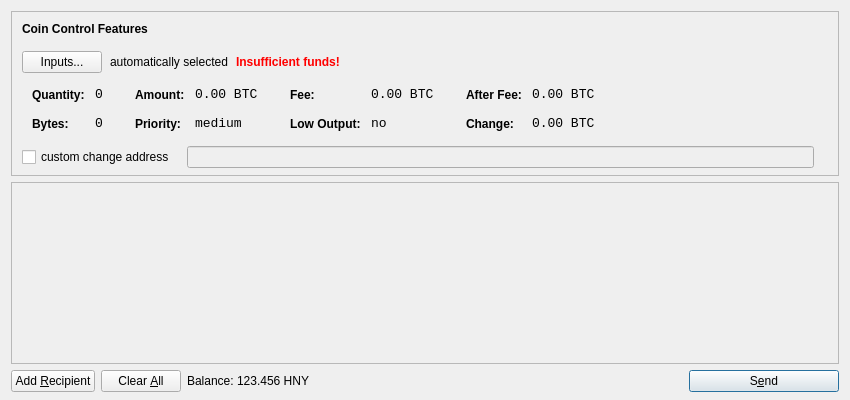
<?xml version="1.0" encoding="UTF-8"?>
<ui version="4.0">
 <class>SendCoinsDialog</class>
 <widget class="QDialog" name="SendCoinsDialog">
  <property name="geometry">
   <rect>
    <x>0</x>
    <y>0</y>
    <width>850</width>
    <height>400</height>
   </rect>
  </property>
  <property name="windowTitle">
   <string>Send Coins</string>
  </property>
  <layout class="QVBoxLayout" name="verticalLayout" stretch="0,1,0">
   <property name="bottomMargin">
    <number>8</number>
   </property>
   <item>
    <widget class="QFrame" name="frameCoinControl">
     <property name="sizePolicy">
      <sizepolicy hsizetype="Expanding" vsizetype="Expanding">
       <horstretch>0</horstretch>
       <verstretch>0</verstretch>
      </sizepolicy>
     </property>
     <property name="maximumSize">
      <size>
       <width>16777215</width>
       <height>16777215</height>
      </size>
     </property>
     <property name="frameShape">
      <enum>QFrame::StyledPanel</enum>
     </property>
     <property name="frameShadow">
      <enum>QFrame::Sunken</enum>
     </property>
     <layout class="QVBoxLayout" name="verticalLayoutCoinControl2">
      <property name="spacing">
       <number>-1</number>
      </property>
      <property name="leftMargin">
       <number>0</number>
      </property>
      <property name="topMargin">
       <number>0</number>
      </property>
      <property name="rightMargin">
       <number>0</number>
      </property>
      <property name="bottomMargin">
       <number>6</number>
      </property>
      <item>
       <layout class="QVBoxLayout" name="verticalLayoutCoinControl" stretch="0,0,0,0,1">
        <property name="spacing">
         <number>0</number>
        </property>
        <property name="leftMargin">
         <number>10</number>
        </property>
        <property name="topMargin">
         <number>10</number>
        </property>
        <item>
         <layout class="QHBoxLayout" name="horizontalLayoutCoinControl1">
          <property name="bottomMargin">
           <number>15</number>
          </property>
          <item>
           <widget class="QLabel" name="labelCoinControlFeatures">
            <property name="sizePolicy">
             <sizepolicy hsizetype="Preferred" vsizetype="Maximum">
              <horstretch>0</horstretch>
              <verstretch>0</verstretch>
             </sizepolicy>
            </property>
            <property name="font">
             <font>
              <weight>75</weight>
              <bold>true</bold>
             </font>
            </property>
            <property name="styleSheet">
             <string notr="true">font-weight:bold;</string>
            </property>
            <property name="text">
             <string>Coin Control Features</string>
            </property>
           </widget>
          </item>
         </layout>
        </item>
        <item>
         <layout class="QHBoxLayout" name="horizontalLayoutCoinControl2" stretch="0,0,0,0">
          <property name="spacing">
           <number>8</number>
          </property>
          <property name="bottomMargin">
           <number>10</number>
          </property>
          <item>
           <widget class="QPushButton" name="pushButtonCoinControl">
            <property name="styleSheet">
             <string notr="true"/>
            </property>
            <property name="text">
             <string>Inputs...</string>
            </property>
           </widget>
          </item>
          <item>
           <widget class="QLabel" name="labelCoinControlAutomaticallySelected">
            <property name="text">
             <string>automatically selected</string>
            </property>
            <property name="margin">
             <number>5</number>
            </property>
           </widget>
          </item>
          <item>
           <widget class="QLabel" name="labelCoinControlInsuffFunds">
            <property name="font">
             <font>
              <weight>75</weight>
              <bold>true</bold>
             </font>
            </property>
            <property name="styleSheet">
             <string notr="true">color:red;font-weight:bold;</string>
            </property>
            <property name="text">
             <string>Insufficient funds!</string>
            </property>
            <property name="margin">
             <number>5</number>
            </property>
           </widget>
          </item>
          <item>
           <spacer name="horizontalSpacerCoinControl">
            <property name="orientation">
             <enum>Qt::Horizontal</enum>
            </property>
            <property name="sizeHint" stdset="0">
             <size>
              <width>40</width>
              <height>1</height>
             </size>
            </property>
           </spacer>
          </item>
         </layout>
        </item>
        <item>
         <widget class="QWidget" name="widgetCoinControl" native="true">
          <property name="sizePolicy">
           <sizepolicy hsizetype="Preferred" vsizetype="Preferred">
            <horstretch>0</horstretch>
            <verstretch>0</verstretch>
           </sizepolicy>
          </property>
          <property name="minimumSize">
           <size>
            <width>0</width>
            <height>0</height>
           </size>
          </property>
          <property name="styleSheet">
           <string notr="true"/>
          </property>
          <layout class="QHBoxLayout" name="horizontalLayoutCoinControl5">
           <property name="margin">
            <number>0</number>
           </property>
           <item>
            <layout class="QHBoxLayout" name="horizontalLayoutCoinControl3" stretch="0,0,0,1">
             <property name="spacing">
              <number>20</number>
             </property>
             <property name="topMargin">
              <number>0</number>
             </property>
             <property name="bottomMargin">
              <number>10</number>
             </property>
             <item>
              <layout class="QFormLayout" name="formLayoutCoinControl1">
               <property name="horizontalSpacing">
                <number>10</number>
               </property>
               <property name="verticalSpacing">
                <number>14</number>
               </property>
               <property name="leftMargin">
                <number>10</number>
               </property>
               <property name="topMargin">
                <number>4</number>
               </property>
               <property name="rightMargin">
                <number>6</number>
               </property>
               <item row="0" column="0">
                <widget class="QLabel" name="labelCoinControlQuantityText">
                 <property name="styleSheet">
                  <string notr="true">font-weight:bold;</string>
                 </property>
                 <property name="text">
                  <string>Quantity:</string>
                 </property>
                 <property name="margin">
                  <number>0</number>
                 </property>
                </widget>
               </item>
               <item row="0" column="1">
                <widget class="QLabel" name="labelCoinControlQuantity">
                 <property name="font">
                  <font>
                   <family>Monospace</family>
                   <pointsize>10</pointsize>
                  </font>
                 </property>
                 <property name="cursor">
                  <cursorShape>IBeamCursor</cursorShape>
                 </property>
                 <property name="contextMenuPolicy">
                  <enum>Qt::ActionsContextMenu</enum>
                 </property>
                 <property name="text">
                  <string notr="true">0</string>
                 </property>
                 <property name="margin">
                  <number>0</number>
                 </property>
                 <property name="textInteractionFlags">
                  <set>Qt::LinksAccessibleByMouse|Qt::TextSelectableByKeyboard|Qt::TextSelectableByMouse</set>
                 </property>
                </widget>
               </item>
               <item row="1" column="0">
                <widget class="QLabel" name="labelCoinControlBytesText">
                 <property name="styleSheet">
                  <string notr="true">font-weight:bold;</string>
                 </property>
                 <property name="text">
                  <string>Bytes:</string>
                 </property>
                </widget>
               </item>
               <item row="1" column="1">
                <widget class="QLabel" name="labelCoinControlBytes">
                 <property name="font">
                  <font>
                   <family>Monospace</family>
                   <pointsize>10</pointsize>
                  </font>
                 </property>
                 <property name="cursor">
                  <cursorShape>IBeamCursor</cursorShape>
                 </property>
                 <property name="contextMenuPolicy">
                  <enum>Qt::ActionsContextMenu</enum>
                 </property>
                 <property name="text">
                  <string notr="true">0</string>
                 </property>
                 <property name="textInteractionFlags">
                  <set>Qt::LinksAccessibleByMouse|Qt::TextSelectableByKeyboard|Qt::TextSelectableByMouse</set>
                 </property>
                </widget>
               </item>
              </layout>
             </item>
             <item>
              <layout class="QFormLayout" name="formLayoutCoinControl2">
               <property name="horizontalSpacing">
                <number>10</number>
               </property>
               <property name="verticalSpacing">
                <number>14</number>
               </property>
               <property name="leftMargin">
                <number>6</number>
               </property>
               <property name="topMargin">
                <number>4</number>
               </property>
               <property name="rightMargin">
                <number>6</number>
               </property>
               <item row="0" column="0">
                <widget class="QLabel" name="labelCoinControlAmountText">
                 <property name="styleSheet">
                  <string notr="true">font-weight:bold;</string>
                 </property>
                 <property name="text">
                  <string>Amount:</string>
                 </property>
                 <property name="margin">
                  <number>0</number>
                 </property>
                </widget>
               </item>
               <item row="0" column="1">
                <widget class="QLabel" name="labelCoinControlAmount">
                 <property name="font">
                  <font>
                   <family>Monospace</family>
                   <pointsize>10</pointsize>
                  </font>
                 </property>
                 <property name="cursor">
                  <cursorShape>IBeamCursor</cursorShape>
                 </property>
                 <property name="contextMenuPolicy">
                  <enum>Qt::ActionsContextMenu</enum>
                 </property>
                 <property name="text">
                  <string notr="true">0.00 BTC</string>
                 </property>
                 <property name="textInteractionFlags">
                  <set>Qt::LinksAccessibleByMouse|Qt::TextSelectableByKeyboard|Qt::TextSelectableByMouse</set>
                 </property>
                </widget>
               </item>
               <item row="1" column="0">
                <widget class="QLabel" name="labelCoinControlPriorityText">
                 <property name="styleSheet">
                  <string notr="true">font-weight:bold;</string>
                 </property>
                 <property name="text">
                  <string>Priority:</string>
                 </property>
                </widget>
               </item>
               <item row="1" column="1">
                <widget class="QLabel" name="labelCoinControlPriority">
                 <property name="font">
                  <font>
                   <family>Monospace</family>
                   <pointsize>10</pointsize>
                  </font>
                 </property>
                 <property name="cursor">
                  <cursorShape>IBeamCursor</cursorShape>
                 </property>
                 <property name="contextMenuPolicy">
                  <enum>Qt::ActionsContextMenu</enum>
                 </property>
                 <property name="text">
                  <string>medium</string>
                 </property>
                 <property name="textInteractionFlags">
                  <set>Qt::LinksAccessibleByMouse|Qt::TextSelectableByKeyboard|Qt::TextSelectableByMouse</set>
                 </property>
                </widget>
               </item>
              </layout>
             </item>
             <item>
              <layout class="QFormLayout" name="formLayoutCoinControl3">
               <property name="horizontalSpacing">
                <number>10</number>
               </property>
               <property name="verticalSpacing">
                <number>14</number>
               </property>
               <property name="leftMargin">
                <number>6</number>
               </property>
               <property name="topMargin">
                <number>4</number>
               </property>
               <property name="rightMargin">
                <number>6</number>
               </property>
               <item row="0" column="0">
                <widget class="QLabel" name="labelCoinControlFeeText">
                 <property name="styleSheet">
                  <string notr="true">font-weight:bold;</string>
                 </property>
                 <property name="text">
                  <string>Fee:</string>
                 </property>
                 <property name="margin">
                  <number>0</number>
                 </property>
                </widget>
               </item>
               <item row="0" column="1">
                <widget class="QLabel" name="labelCoinControlFee">
                 <property name="font">
                  <font>
                   <family>Monospace</family>
                   <pointsize>10</pointsize>
                  </font>
                 </property>
                 <property name="cursor">
                  <cursorShape>IBeamCursor</cursorShape>
                 </property>
                 <property name="contextMenuPolicy">
                  <enum>Qt::ActionsContextMenu</enum>
                 </property>
                 <property name="text">
                  <string notr="true">0.00 BTC</string>
                 </property>
                 <property name="textInteractionFlags">
                  <set>Qt::LinksAccessibleByMouse|Qt::TextSelectableByKeyboard|Qt::TextSelectableByMouse</set>
                 </property>
                </widget>
               </item>
               <item row="1" column="0">
                <widget class="QLabel" name="labelCoinControlLowOutputText">
                 <property name="styleSheet">
                  <string notr="true">font-weight:bold;</string>
                 </property>
                 <property name="text">
                  <string>Low Output:</string>
                 </property>
                </widget>
               </item>
               <item row="1" column="1">
                <widget class="QLabel" name="labelCoinControlLowOutput">
                 <property name="font">
                  <font>
                   <family>Monospace</family>
                   <pointsize>10</pointsize>
                  </font>
                 </property>
                 <property name="cursor">
                  <cursorShape>IBeamCursor</cursorShape>
                 </property>
                 <property name="contextMenuPolicy">
                  <enum>Qt::ActionsContextMenu</enum>
                 </property>
                 <property name="text">
                  <string>no</string>
                 </property>
                 <property name="textInteractionFlags">
                  <set>Qt::LinksAccessibleByMouse|Qt::TextSelectableByKeyboard|Qt::TextSelectableByMouse</set>
                 </property>
                </widget>
               </item>
              </layout>
             </item>
             <item>
              <layout class="QFormLayout" name="formLayoutCoinControl4">
               <property name="horizontalSpacing">
                <number>10</number>
               </property>
               <property name="verticalSpacing">
                <number>14</number>
               </property>
               <property name="leftMargin">
                <number>6</number>
               </property>
               <property name="topMargin">
                <number>4</number>
               </property>
               <property name="rightMargin">
                <number>6</number>
               </property>
               <item row="0" column="0">
                <widget class="QLabel" name="labelCoinControlAfterFeeText">
                 <property name="styleSheet">
                  <string notr="true">font-weight:bold;</string>
                 </property>
                 <property name="text">
                  <string>After Fee:</string>
                 </property>
                 <property name="margin">
                  <number>0</number>
                 </property>
                </widget>
               </item>
               <item row="0" column="1">
                <widget class="QLabel" name="labelCoinControlAfterFee">
                 <property name="font">
                  <font>
                   <family>Monospace</family>
                   <pointsize>10</pointsize>
                  </font>
                 </property>
                 <property name="cursor">
                  <cursorShape>IBeamCursor</cursorShape>
                 </property>
                 <property name="contextMenuPolicy">
                  <enum>Qt::ActionsContextMenu</enum>
                 </property>
                 <property name="text">
                  <string notr="true">0.00 BTC</string>
                 </property>
                 <property name="textInteractionFlags">
                  <set>Qt::LinksAccessibleByMouse|Qt::TextSelectableByKeyboard|Qt::TextSelectableByMouse</set>
                 </property>
                </widget>
               </item>
               <item row="1" column="0">
                <widget class="QLabel" name="labelCoinControlChangeText">
                 <property name="styleSheet">
                  <string notr="true">font-weight:bold;</string>
                 </property>
                 <property name="text">
                  <string>Change:</string>
                 </property>
                </widget>
               </item>
               <item row="1" column="1">
                <widget class="QLabel" name="labelCoinControlChange">
                 <property name="font">
                  <font>
                   <family>Monospace</family>
                   <pointsize>10</pointsize>
                  </font>
                 </property>
                 <property name="cursor">
                  <cursorShape>IBeamCursor</cursorShape>
                 </property>
                 <property name="contextMenuPolicy">
                  <enum>Qt::ActionsContextMenu</enum>
                 </property>
                 <property name="text">
                  <string notr="true">0.00 BTC</string>
                 </property>
                 <property name="textInteractionFlags">
                  <set>Qt::LinksAccessibleByMouse|Qt::TextSelectableByKeyboard|Qt::TextSelectableByMouse</set>
                 </property>
                </widget>
               </item>
              </layout>
             </item>
            </layout>
           </item>
          </layout>
         </widget>
        </item>
        <item>
         <layout class="QHBoxLayout" name="horizontalLayoutCoinControl4" stretch="0,0,0">
          <property name="spacing">
           <number>12</number>
          </property>
          <property name="sizeConstraint">
           <enum>QLayout::SetDefaultConstraint</enum>
          </property>
          <property name="topMargin">
           <number>5</number>
          </property>
          <property name="rightMargin">
           <number>5</number>
          </property>
          <item>
           <widget class="QCheckBox" name="checkBoxCoinControlChange">
            <property name="text">
             <string>custom change address</string>
            </property>
           </widget>
          </item>
          <item>
           <widget class="QLineEdit" name="lineEditCoinControlChange">
            <property name="enabled">
             <bool>false</bool>
            </property>
            <property name="sizePolicy">
             <sizepolicy hsizetype="Expanding" vsizetype="Fixed">
              <horstretch>0</horstretch>
              <verstretch>0</verstretch>
             </sizepolicy>
            </property>
           </widget>
          </item>
          <item>
           <widget class="QLabel" name="labelCoinControlChangeLabel">
            <property name="sizePolicy">
             <sizepolicy hsizetype="Preferred" vsizetype="Expanding">
              <horstretch>0</horstretch>
              <verstretch>0</verstretch>
             </sizepolicy>
            </property>
            <property name="minimumSize">
             <size>
              <width>0</width>
              <height>0</height>
             </size>
            </property>
            <property name="text">
             <string/>
            </property>
            <property name="margin">
             <number>3</number>
            </property>
           </widget>
          </item>
         </layout>
        </item>
        <item>
         <spacer name="verticalSpacerCoinControl">
          <property name="orientation">
           <enum>Qt::Vertical</enum>
          </property>
          <property name="sizeHint" stdset="0">
           <size>
            <width>800</width>
            <height>1</height>
           </size>
          </property>
         </spacer>
        </item>
       </layout>
      </item>
     </layout>
    </widget>
   </item>
   <item>
    <widget class="QScrollArea" name="scrollArea">
     <property name="widgetResizable">
      <bool>true</bool>
     </property>
     <widget class="QWidget" name="scrollAreaWidgetContents">
      <property name="geometry">
       <rect>
        <x>0</x>
        <y>0</y>
        <width>830</width>
        <height>165</height>
       </rect>
      </property>
      <layout class="QVBoxLayout" name="verticalLayout_2">
       <property name="margin">
        <number>0</number>
       </property>
       <item>
        <layout class="QVBoxLayout" name="entries">
         <property name="spacing">
          <number>6</number>
         </property>
        </layout>
       </item>
       <item>
        <spacer name="verticalSpacer">
         <property name="orientation">
          <enum>Qt::Vertical</enum>
         </property>
         <property name="sizeHint" stdset="0">
          <size>
           <width>20</width>
           <height>40</height>
          </size>
         </property>
        </spacer>
       </item>
      </layout>
     </widget>
    </widget>
   </item>
   <item>
    <layout class="QHBoxLayout" name="horizontalLayout">
     <item>
      <widget class="QPushButton" name="addButton">
       <property name="toolTip">
        <string>Send to multiple recipients at once</string>
       </property>
       <property name="text">
        <string>Add &amp;Recipient</string>
       </property>
       <property name="icon">
        <iconset resource="../bitcoin.qrc">
         <normaloff>:/icons/add</normaloff>:/icons/add</iconset>
       </property>
       <property name="autoDefault">
        <bool>false</bool>
       </property>
      </widget>
     </item>
     <item>
      <widget class="QPushButton" name="clearButton">
       <property name="sizePolicy">
        <sizepolicy hsizetype="Minimum" vsizetype="Fixed">
         <horstretch>0</horstretch>
         <verstretch>0</verstretch>
        </sizepolicy>
       </property>
       <property name="toolTip">
        <string>Remove all transaction fields</string>
       </property>
       <property name="text">
        <string>Clear &amp;All</string>
       </property>
       <property name="icon">
        <iconset resource="../bitcoin.qrc">
         <normaloff>:/icons/remove</normaloff>:/icons/remove</iconset>
       </property>
       <property name="autoRepeatDelay">
        <number>300</number>
       </property>
       <property name="autoDefault">
        <bool>false</bool>
       </property>
      </widget>
     </item>
     <item>
      <layout class="QHBoxLayout" name="horizontalLayout_2">
       <property name="spacing">
        <number>3</number>
       </property>
       <item>
        <widget class="QLabel" name="label">
         <property name="text">
          <string>Balance:</string>
         </property>
        </widget>
       </item>
       <item>
        <widget class="QLabel" name="labelBalance">
         <property name="cursor">
          <cursorShape>IBeamCursor</cursorShape>
         </property>
         <property name="text">
          <string>123.456 HNY</string>
         </property>
         <property name="textInteractionFlags">
          <set>Qt::LinksAccessibleByMouse|Qt::TextSelectableByKeyboard|Qt::TextSelectableByMouse</set>
         </property>
        </widget>
       </item>
      </layout>
     </item>
     <item>
      <spacer name="horizontalSpacer">
       <property name="orientation">
        <enum>Qt::Horizontal</enum>
       </property>
       <property name="sizeHint" stdset="0">
        <size>
         <width>40</width>
         <height>20</height>
        </size>
       </property>
      </spacer>
     </item>
     <item>
      <widget class="QPushButton" name="sendButton">
       <property name="minimumSize">
        <size>
         <width>150</width>
         <height>0</height>
        </size>
       </property>
       <property name="toolTip">
        <string>Confirm the send action</string>
       </property>
       <property name="text">
        <string>S&amp;end</string>
       </property>
       <property name="icon">
        <iconset resource="../bitcoin.qrc">
         <normaloff>:/icons/send</normaloff>:/icons/send</iconset>
       </property>
       <property name="default">
        <bool>true</bool>
       </property>
      </widget>
     </item>
    </layout>
   </item>
  </layout>
 </widget>
 <resources>
  <include location="../bitcoin.qrc"/>
 </resources>
 <connections/>
</ui>
